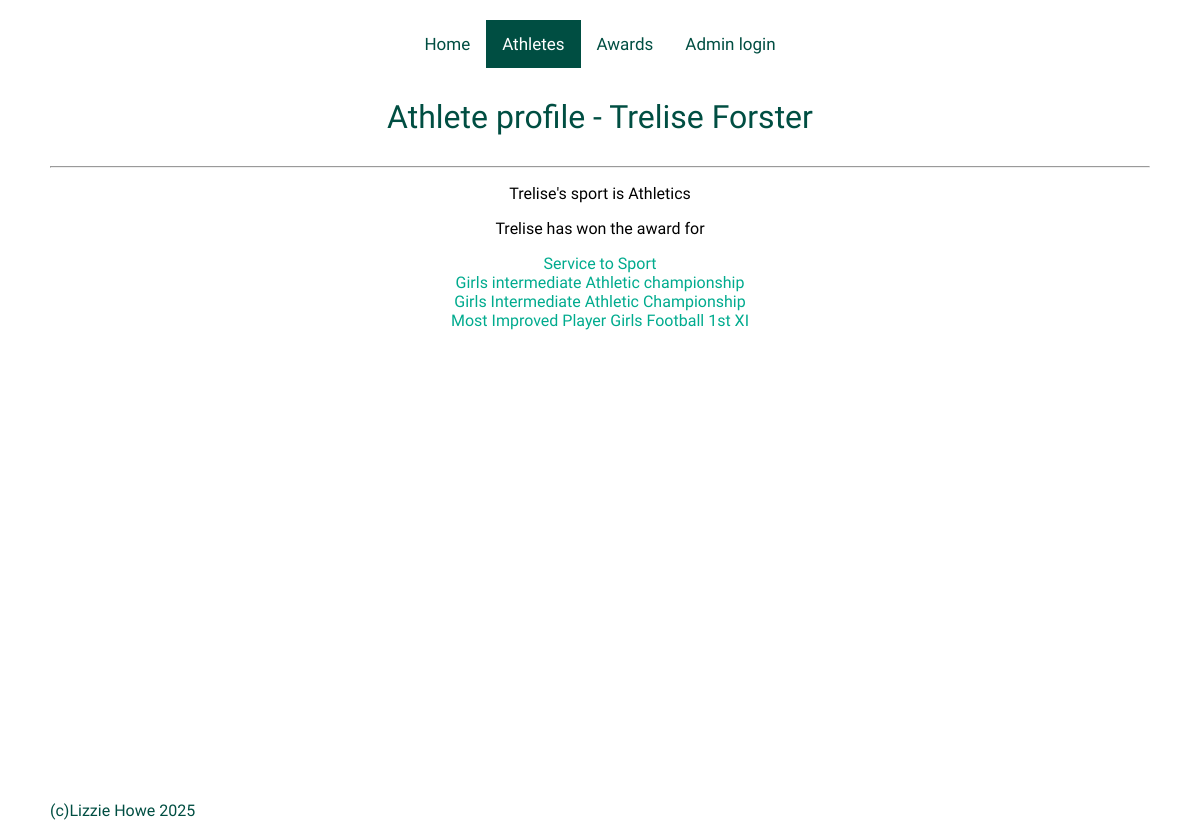
Screenshot of /player/1 with the database file from the repository.
### tables this page shows
CREATE TABLE athlete (athlete_id INTEGER PRIMARY KEY NOT NULL, firstname TEXT NOT NULL, lastname TEXT NOT NULL);

CREATE TABLE sport (sport_id INTEGER PRIMARY KEY NOT NULL, sport_name TEXT NOT NULL, season TEXT);

CREATE TABLE award (award_id INTEGER PRIMARY KEY NOT NULL, award_name TEXT NOT NULL, trophy_name TEXT, description TEXT, award_sport TEXT REFERENCES sport (sport_id), image TEXT);

### flaskimport.py (the view)
@app.route("/player/<int:athlete_id>")
def player_profile(athlete_id):
    db = get_db()
    cursor_sport_name = db.execute('''
        SELECT athlete.athlete_id, sport.sport_name
        FROM athlete
        JOIN athlete_sport ON athlete.athlete_id = athlete_sport.athlete_id
        JOIN sport ON athlete_sport.sport_id = sport.sport_id
        WHERE athlete.athlete_id = ?
        ''', (athlete_id,))
    rows = cursor_sport_name.fetchall()
    cursor_award_name = db.execute('''
        SELECT athlete.athlete_id, award.award_name, award.award_id
        FROM athlete
        JOIN athlete_award ON athlete.athlete_id = athlete_award.athlete_id
        JOIN award ON athlete_award.award_id = award.award_id
        WHERE athlete.athlete_id = ?
        ''', (athlete_id,))
    awards = cursor_award_name.fetchall()
    athlete = get_player(athlete_id)
    if not athlete:
        abort(404)
    if not awards:
        awards = [""]
    return render_template("player.html", athlete=athlete, rows=rows, awards=awards)

### flaskimport.py (called while the page is built)
def get_db():
    db = getattr(g, '_database', None)
    if db is None:
        db = g._database = sqlite3.connect('BHS_sport_history_database.db')
        db.row_factory = sqlite3.Row
    return db

def get_player(athlete_id):
    db = get_db()
    cursor = db.execute('''
    SELECT *
    FROM athlete
    WHERE athlete_id = ?
    ''', (athlete_id,))
    athlete = cursor.fetchone()
    return athlete

### templates/player.html
{% extends "layout.html" %}
{% block content %}
<div class="topnav">
    <a href="/">Home</a>
    <a class="active" href="/athletes">Athletes</a>
    <a href="/award">Awards</a>
    <a href="/add_athlete">Admin login</a>
</div>
<h1>Athlete profile - {{ athlete["firstname"] }} {{ athlete["lastname"] }} </h1>
<hr>
<body class="player">
    {% if rows and rows[0]["sport_name"] %}
    <p class="player">{{ athlete["firstname"] }}'s sport is {{ rows[0]["sport_name"] }}</p>
    {% else %}
    <p class="player">Athlete's sport is unknown.</p>
    {% endif %}
    <p class="player">
        {{ athlete["firstname"] }} has won the award for{% for award in awards %}
            <li>
                <a class="player" href="/award_page/{{ award[2] }}"> {{ award["award_name"] }}</a>
            </li>
        {% endfor %}
    </p>
</body>
{% endblock %}

### static/style.css (style rules this page uses)
* { font-family: "Public Sans", sans-serif; font-optical-sizing: auto; font-weight: 400; font-style: normal; }
html, body { height: 100%; margin: 0; }
body { background-color: white; color: rgb(0, 78, 66); margin: 50px; margin-top: 20px; }
h1 { font-weight: 500; display: flex; justify-content: center; color: rgb(0, 78, 66); margin-top: 30px; margin-bottom: 30px; }
a { color: rgb(0, 171, 142); text-decoration: none; }
.topnav { display: flex; justify-content: center; overflow: hidden; }
.topnav a { float: left; color: rgb(0, 78, 66); text-align: center; padding: 14px 16px; text-decoration: none; font-size: 17px; transition: background-color .3s; }
.topnav a.active { background-color: rgb(0, 78, 66); color: rgb(255, 255, 255); }
p.player { margin-left: 150px; margin-right: 150px; text-align: center; color: black; }
li { list-style-type: none; text-align: center; }

### rows the page displays
athlete: firstname "Trelise", lastname "Forster"
sport: sport_name "Athletics"
award: award_name "Service to Sport"
award: award_name "Girls intermediate Athletic championship"
award: award_name "Girls Intermediate Athletic Championship"
award: award_name "Most Improved Player Girls Football 1st XI"
